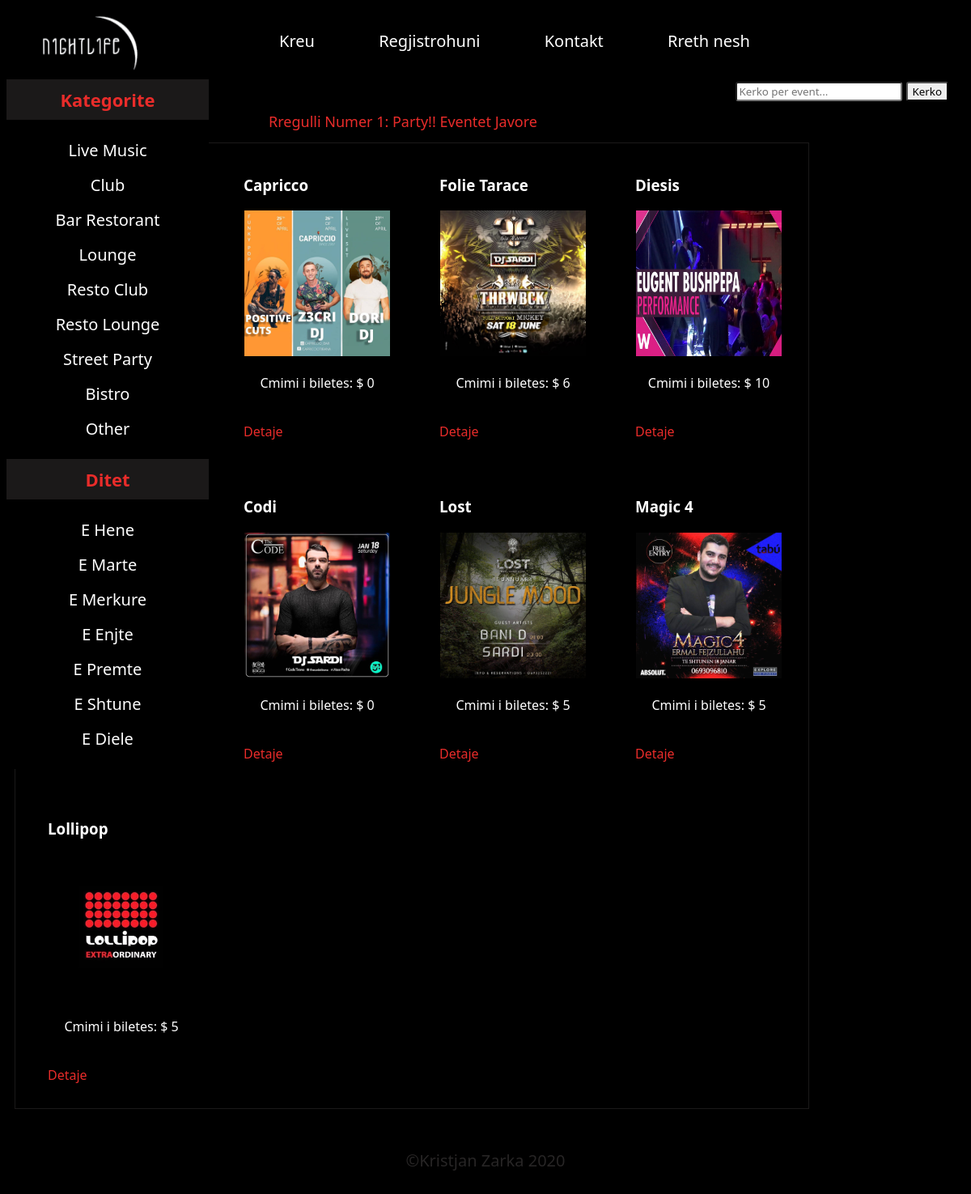
The page / on the database its author committed.
### tables this page shows
CREATE TABLE `categories` (
  `category_id` int(11) UNSIGNED NOT NULL,
  `category_title` varchar(30) NOT NULL
);

CREATE TABLE `days` (
  `day_id` int(11) UNSIGNED NOT NULL,
  `day_title` varchar(30) NOT NULL
);

CREATE TABLE `events` (
  `event_id` int(11) UNSIGNED NOT NULL,
  `event_category` varchar(30) NOT NULL,
  `event_day` varchar(50) NOT NULL,
  `emri_lokalit` varchar(50) NOT NULL,
  `event_name` text NOT NULL,
  `event_price` int(50) NOT NULL,
  `event_description` text NOT NULL,
  `event_image` varchar(50) NOT NULL,
  `event_keywords` text NOT NULL,
  `username_lokalit` text NOT NULL
);

### functions/functions.php (the view, shortened to what this page needs)
<?php
$con = mysqli_connect("localhost", "root","","nightlife");
function merrKategorite(){
    global $con;
    $merr_kategori = "select * from categories";
    $ekzekuto_kategori = mysqli_query($con, $merr_kategori);
    while($rresht_kategori = mysqli_fetch_array($ekzekuto_kategori)) {
        $id_kategori = $rresht_kategori['category_id'];
        $titull_kategori = $rresht_kategori['category_title'];
        echo "<li><a href='index.php?category=$id_kategori'>$titull_kategori</a></li>";
    }
}
function merrDitet(){
    global $con;
    $merr_ditet = "select * from days";
    $ekzekuto_ditet = mysqli_query($con, $merr_ditet);
    while($rresht_ditet = mysqli_fetch_array($ekzekuto_ditet)) {
        $id_dita = $rresht_ditet['day_id'];
        $titull_dita = $rresht_ditet['day_title'];
        echo "<li><a href='index.php?day=$id_dita'>$titull_dita</a></li>";
    }
}
function merrEventet(){
    if(!isset($_GET['category'])){
        if(!isset($_GET['day'])){
            global $con;
            $merr_eventet = "select * from events order by RAND() LIMIT 0,12";
            $ekzekuto_merr_eventet = mysqli_query($con,$merr_eventet);
            while($rresht_event= mysqli_fetch_array($ekzekuto_merr_eventet)){
                $event_id = $rresht_event['event_id'];
                $emri_lokalit = $rresht_event['emri_lokalit'];
                $event_cmim = $rresht_event['event_price'];
                $event_imazh = $rresht_event['event_image'];
                echo "
                        <div id='single_event'>
                            <h3>$emri_lokalit</h3>
                            <img src='admin_area/event_images/$event_imazh' width='180' height='180'>
                            <p style='text-align:center'>Cmimi i biletes: $ $event_cmim</p><br>
                            <a href='details.php?event_id=$event_id' style='float:left'>Detaje</a>
                        </div>
                ";
            }
        }
    }
}
?>

### index.php (shortened to what this page needs)
<!DOCTYPE html>
<?php
    include("functions/functions.php");
?>
<html lang="en">
<head>
    <link rel="stylesheet" href="styles/style.css" media="all">
</head>
<body>
    <div class="wrapper">
        <div class="menubar">
        <ul id="menu">
                <li><a href="index.php"><img src="images/pic1.png" alt="logo" id="logo" height="70px;"></a></li>
        </ul>
        <ul id="menu" style="margin-top: 25px;">
                <li><a href="index.php">Kreu</a></li>
                <li><a href="login.php">Regjistrohuni</a></li>
                <li><a href="contact_us.php">Kontakt</a></li>
                <li><a href="aboutus.php">Rreth nesh</a></li>
            </ul>
            <div id="form">
                <form action="results.php" method="get" enctype="multipart/form-data">
                    <input type="text" name="user_query" placeholder="Kerko per event...">
                    <input type="submit" name="search" value="Kerko">
                </form>
            </div>
        </div>
        <div id="sidebar">
            <div id="sidebar-title">Kategorite
            </div>
            <ul id="cats">
                <?php merrKategorite(); ?>
            </ul>
            <div id="sidebar-title">Ditet
            </div>
            <ul id="cats">
            <?php merrDitet(); ?>
            </ul>
        </div>
        <div class="content-area" >
        <div id="shopping_cart">
            <span style=" font-size:18px; padding:5px;  line-height:40px;">
                Rregulli Numer 1: Party!! Eventet Javore
            </span>
        </div>
            <div id="events_box">
                <?php merrEventet();?>
            </div>
        </div>
        <div id="footer">
            <p>&copy;Kristjan Zarka 2020</p>
        </div>
    </div>
</body>
</html>

### styles/style.css (style rules this page uses)
body { background: rgb(0, 0, 0); }
* { font-family: 'Segoe UI', Tahoma, Geneva, Verdana, sans-serif; }
a { color: #e92c2a; text-decoration: none; }
.wrapper { width: auto; height: auto; margin: auto; background:rgb(0, 0, 0); }
#logo { padding-top: 10px; padding-left: 20px; padding-right: 100px; border: none; }
.content-area { height:auto; float: left; background:rgb(0, 0, 0); }
#sidebar { width: 250px; background: rgb(0, 0, 0); position: absolute; float: left; }
#footer { width: auto; padding: 20px; background: none; clear: both; text-align: center; font-size: 20px; color:rgb(39, 37, 37); position: relative; bottom: 0; }
.menubar { width: auto; height:90px; color: white; background: #000; }
#menu { margin-top: 0px; padding: 0; margin: 0; line-height: 35px; float: left; }
#menu li { list-style: none; display: inline; }
#menu a { text-decoration: none; color: white; padding: 45px 55px 80px 20px; margin: 0px; font-size: 20px; font-family: 'Segoe UI', Tahoma, Geneva, Verdana, sans-serif; }
#form { float: right; padding-top: 25px; padding-right: 20px; line-height: 35px; }
#sidebar-title { font-size: 22px; padding: 10px; }
#cats { padding: 0; }
#cats li { list-style: none; margin: 0px; }
#cats a { display: block; color: white; padding: 8px; margin: 0px; text-align: center; font-size: 20px; text-decoration: none; }
#sidebar-title { font-weight: bolder; color: #e92c2a; background: rgb(27, 25, 25); text-align: center; }
#events_box { width: 980px; align-items: center; align-content: center; margin-left: 10px; margin-bottom: 10px; border: 1px solid rgb(27, 25, 25); color: white; }
#single_event { float: left; margin-left: 20px; padding: 20px; padding-bottom: 30px;; }
#single_event img { border:1px solid black; }
#shopping_cart { text-align: center; color: #e92c2a; width:980px; height: 46px; background: rgb(0, 0, 0); }
input { border-radius: 3px; }

### rows shown on the page
categories: category_title "Live Music"
categories: category_title "Club"
categories: category_title "Bar Restorant"
categories: category_title "Lounge"
categories: category_title "Resto Club"
categories: category_title "Resto Lounge"
categories: category_title "Street Party"
categories: category_title "Bistro"
categories: category_title "Other"
days: day_title "E Hene"
days: day_title "E Marte"
days: day_title "E Merkure"
days: day_title "E Enjte"
days: day_title "E Premte"
days: day_title "E Shtune"
days: day_title "E Diele"
events: emri_lokalit "Capricco", event_image (picture), event_price "0"
events: emri_lokalit "Folie Tarace", event_image (picture), event_price "6"
events: emri_lokalit "Diesis", event_image (picture), event_price "10"
events: emri_lokalit "Codi", event_image (picture), event_price "0"
events: emri_lokalit "Lost", event_image (picture), event_price "5"
events: emri_lokalit "Magic 4", event_image (picture), event_price "5"
events: emri_lokalit "Lollipop", event_image (picture), event_price "5"
